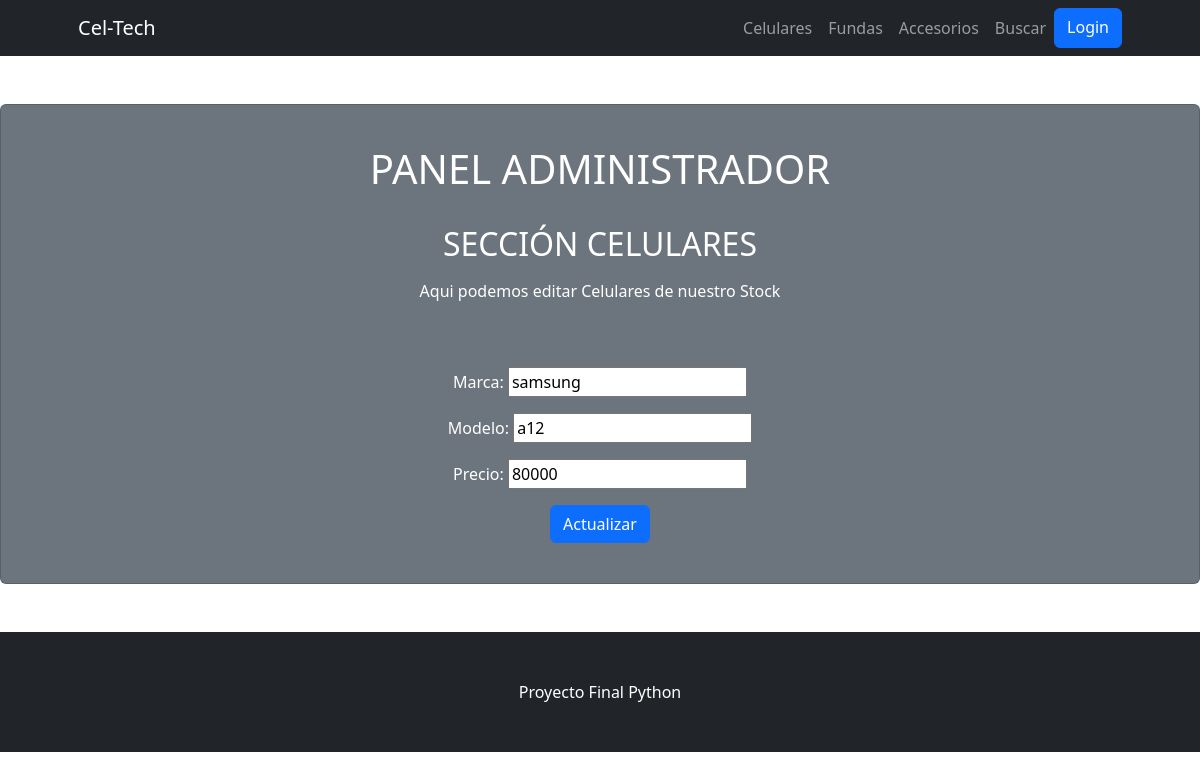
Page /CelTech/editar-celular/91 on the earlier database version.
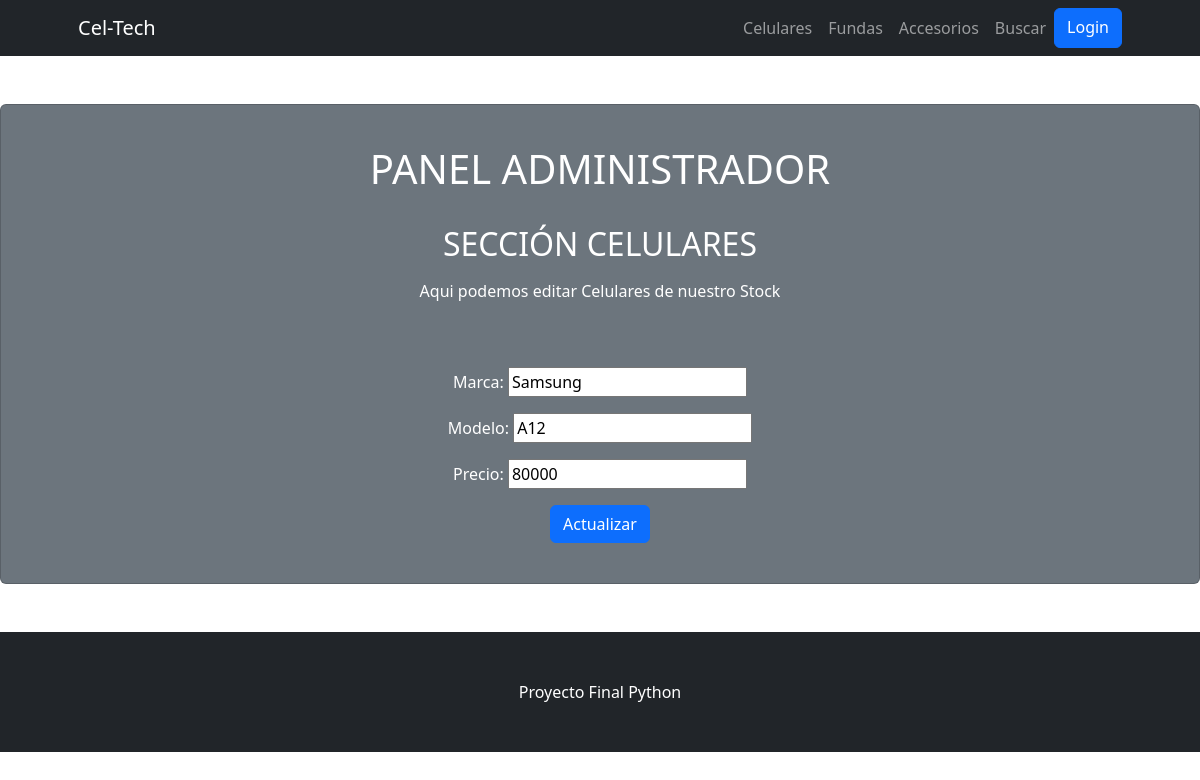
Same page on the later database version.
### CelTech/models.py (models this page shows, shortened)
class Celulares(models.Model):
    marca = models.CharField(max_length=20)
    modelo = models.CharField(max_length=20)
    precio = models.IntegerField()

### CelTech/views.py (the view)
# urls.py: path('editar-celular/<int:id>', editarCelular, name="EditarCelular"),
def editarCelular(req, id):
    lista_celular = Celulares.objects.all()
    celular = Celulares.objects.get(id=id)
    if req.method == 'POST':
        agregarCelular = AdministradorCelulares(req.POST)
        if agregarCelular.is_valid():
            print(agregarCelular.cleaned_data)
            data = agregarCelular.cleaned_data
            celular.marca = data["marca"]
            celular.modelo = data["modelo"]
            celular.precio = data["precio"]
            celular.save()
            return render(req, "lista_celulares.html", {"lista_celulares": lista_celular, "mensaje_celular": "Celular actualizado correctamente"})
        else:
            return render(req, "lista_celulares.html", {"lista_celulares": lista_celular, "mensaje_celular": "El celular no pudo ser actualizado"})
    else:
        agregarCelular = AdministradorCelulares(initial={
            "marca": celular.marca,
            "modelo": celular.modelo,
            "precio": celular.precio,
        })
        return render(req, "editar_celular.html", {"agregarCelular": agregarCelular, "id": celular.id})

### CelTech/forms.py
class AdministradorCelulares(forms.Form):
    marca = forms.CharField(required=True)
    modelo = forms.CharField(required=True)
    precio = forms.IntegerField(required=True)

### CelTech/templates/editar_celular.html (shortened to what this page needs)
{% extends 'padre.html' %}
{% block cambiante %}
<div class = "text-center">
    <h1>PANEL ADMINISTRADOR</h1>
    <br>
    <h2>SECCIÓN CELULARES</h2>
    <p>Aqui podemos editar Celulares de nuestro Stock</p>
    <br>
    <br>
<div class=" text-center">
    <form action="{% url 'EditarCelular' id %}" method="post">{% csrf_token %}
        {{agregarCelular.as_p}}
        <button type="submit" class="btn btn-primary">Actualizar</button>
    </form>
   </div>
</div>
{% endblock cambiante %}

Differences in the rows shown:
changed Celulares: marca "samsung" → "Samsung"; modelo "a12" → "A12"
